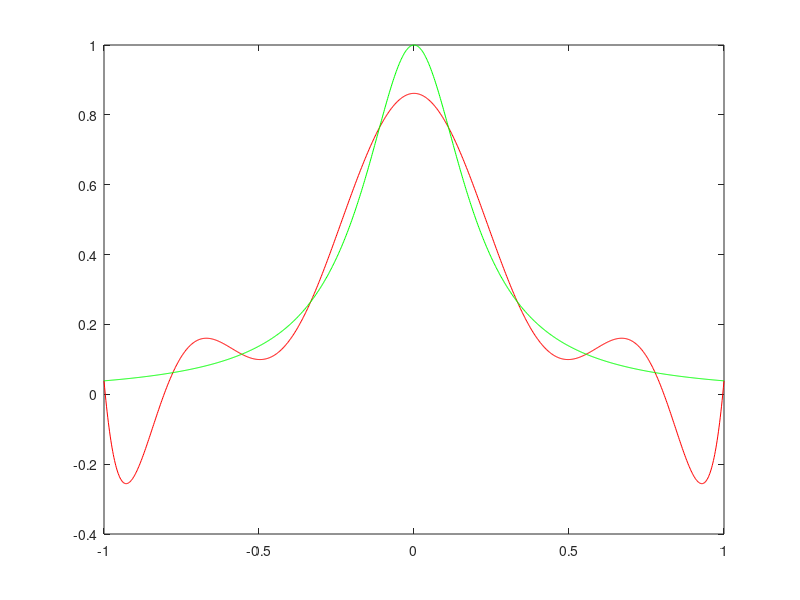

Write MATLAB code to recreate this figure.
function chapter3
%CHAPTER3 Summary of this function goes here
%   Detailed explanation goes here
close all
x = linspace(-1,1,10);
y = 1./(1+25*x.^2);
p=polyfit(x,y,30);

m = linspace(-1,1,1000);
n = polyval(p,m);
k = 1./(1+25*m.^2)
plot(m,n,'red');
hold on
plot(m,k,'green');


end
